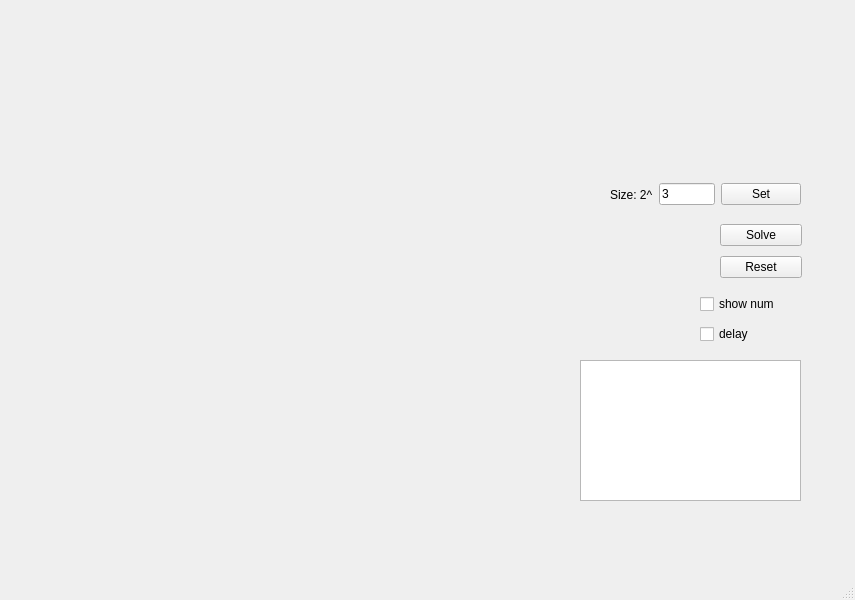
<?xml version="1.0" encoding="UTF-8"?>
<ui version="4.0">
 <class>MainWindow</class>
 <widget class="QMainWindow" name="MainWindow">
  <property name="geometry">
   <rect>
    <x>0</x>
    <y>0</y>
    <width>855</width>
    <height>600</height>
   </rect>
  </property>
  <property name="windowTitle">
   <string>MainWindow</string>
  </property>
  <widget class="QWidget" name="centralwidget">
   <widget class="QLabel" name="label">
    <property name="geometry">
     <rect>
      <x>60</x>
      <y>80</y>
      <width>450</width>
      <height>450</height>
     </rect>
    </property>
    <property name="text">
     <string/>
    </property>
   </widget>
   <widget class="QTextEdit" name="te_debug">
    <property name="geometry">
     <rect>
      <x>580</x>
      <y>360</y>
      <width>221</width>
      <height>141</height>
     </rect>
    </property>
   </widget>
   <widget class="QWidget" name="layoutWidget">
    <property name="geometry">
     <rect>
      <x>610</x>
      <y>180</y>
      <width>191</width>
      <height>29</height>
     </rect>
    </property>
    <layout class="QHBoxLayout" name="horizontalLayout">
     <item>
      <widget class="QLabel" name="label_2">
       <property name="text">
        <string>Size: 2^</string>
       </property>
      </widget>
     </item>
     <item>
      <widget class="QLineEdit" name="le_board_size">
       <property name="text">
        <string>3</string>
       </property>
      </widget>
     </item>
     <item>
      <widget class="QPushButton" name="pushButton_3">
       <property name="text">
        <string>Set</string>
       </property>
      </widget>
     </item>
    </layout>
   </widget>
   <widget class="QWidget" name="layoutWidget">
    <property name="geometry">
     <rect>
      <x>720</x>
      <y>220</y>
      <width>82</width>
      <height>62</height>
     </rect>
    </property>
    <layout class="QVBoxLayout" name="verticalLayout">
     <item>
      <widget class="QPushButton" name="pushButton">
       <property name="text">
        <string>Solve</string>
       </property>
      </widget>
     </item>
     <item>
      <widget class="QPushButton" name="pushButton_2">
       <property name="text">
        <string>Reset</string>
       </property>
      </widget>
     </item>
    </layout>
   </widget>
   <widget class="QWidget" name="">
    <property name="geometry">
     <rect>
      <x>700</x>
      <y>290</y>
      <width>99</width>
      <height>58</height>
     </rect>
    </property>
    <layout class="QVBoxLayout" name="verticalLayout_2">
     <item>
      <widget class="QCheckBox" name="cb_num">
       <property name="text">
        <string>show num</string>
       </property>
      </widget>
     </item>
     <item>
      <widget class="QCheckBox" name="cb_delay">
       <property name="text">
        <string>delay</string>
       </property>
      </widget>
     </item>
    </layout>
   </widget>
  </widget>
  <widget class="QMenuBar" name="menubar">
   <property name="geometry">
    <rect>
     <x>0</x>
     <y>0</y>
     <width>855</width>
     <height>24</height>
    </rect>
   </property>
  </widget>
  <widget class="QStatusBar" name="statusbar"/>
 </widget>
 <resources/>
 <connections/>
</ui>
